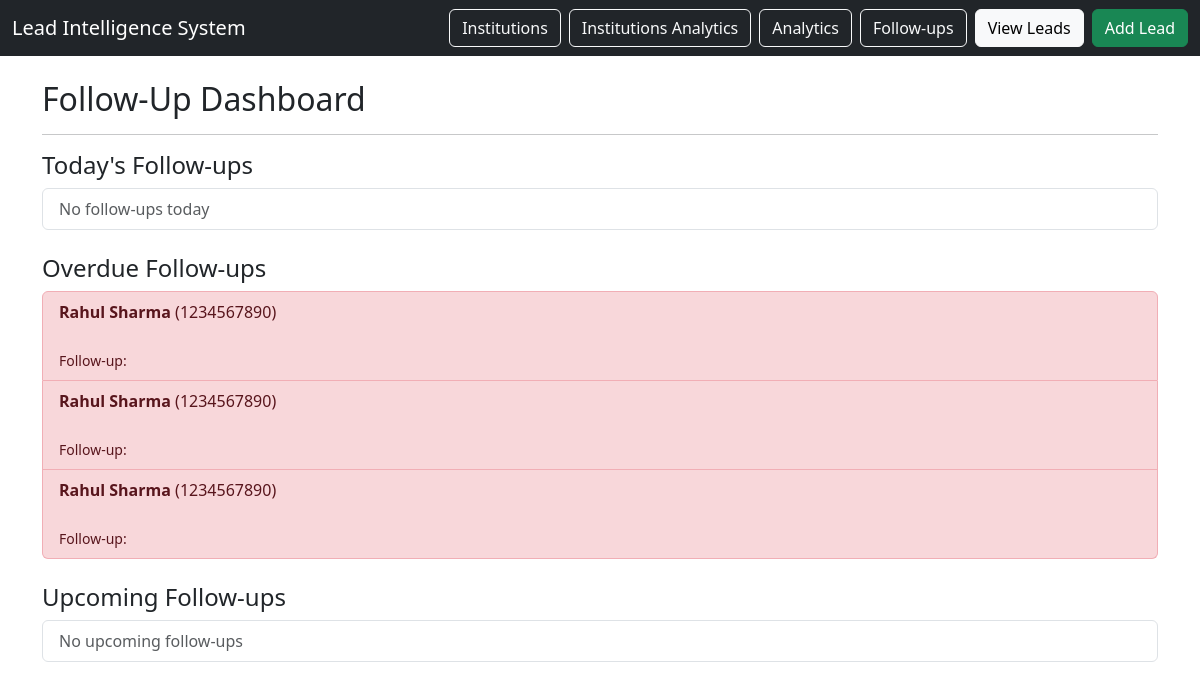
Page /followups on the earlier database version.
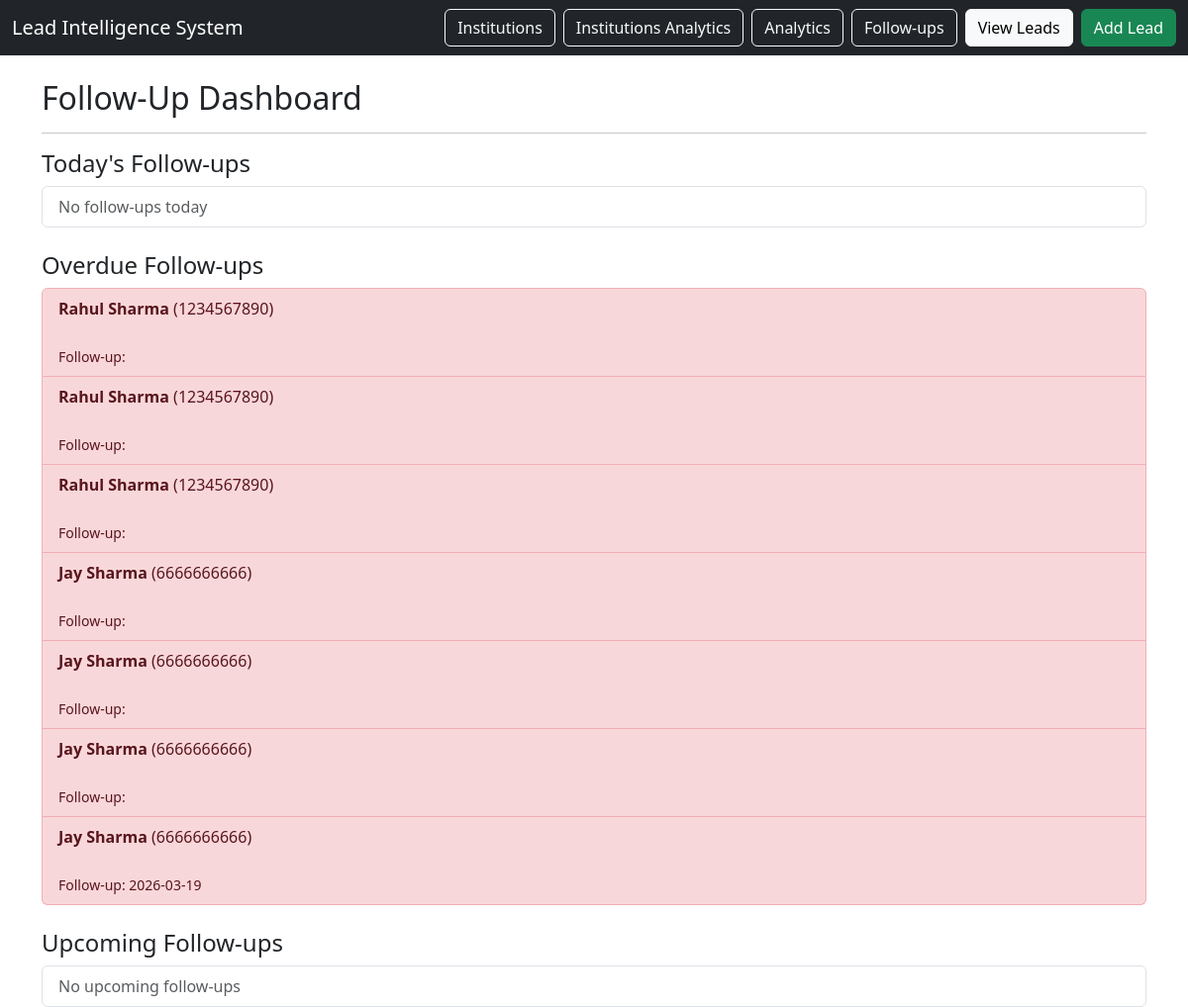
Same page on the later database version.
### tables this page shows
CREATE TABLE interactions (
    interaction_id INTEGER PRIMARY KEY AUTOINCREMENT,
    lead_id INTEGER NOT NULL,
    interaction_type TEXT NOT NULL,
    notes TEXT,
    follow_up_date DATE,
    created_at TIMESTAMP DEFAULT CURRENT_TIMESTAMP,

    FOREIGN KEY (lead_id) REFERENCES leads(lead_id)
);

CREATE TABLE leads (
    lead_id INTEGER PRIMARY KEY AUTOINCREMENT,
    student_name TEXT NOT NULL,
    phone TEXT,
    city TEXT,
    school_id INTEGER,
    coaching_id INTEGER,
    course_interest TEXT,
    lead_source TEXT,
    interest_level TEXT,
    lead_score INTEGER DEFAULT 0,
    status TEXT CHECK(status IN (
        'new',
        'contacted',
        'interested',
        'applied',
        'admitted',
        'lost'
    )) DEFAULT 'new',
    created_at TIMESTAMP DEFAULT CURRENT_TIMESTAMP,
    notes TEXT,

    FOREIGN KEY (school_id) REFERENCES institutions(institution_id),
    FOREIGN KEY (coaching_id) REFERENCES institutions(institution_id)
);

### app.py (the view)
@app.route("/followups")
def followups():
    db = get_db()
    today = db.execute("""
        SELECT l.student_name, l.phone, i.notes, i.follow_up_date
        FROM interactions i
        JOIN leads l ON i.lead_id = l.lead_id
        WHERE i.follow_up_date = DATE('now')
        ORDER BY i.follow_up_date
    """).fetchall()
    overdue = db.execute("""
        SELECT l.student_name, l.phone, i.notes, i.follow_up_date
        FROM interactions i
        JOIN leads l ON i.lead_id = l.lead_id
        WHERE i.follow_up_date < DATE('now')
        ORDER BY i.follow_up_date
    """).fetchall()
    upcoming = db.execute("""
        SELECT l.student_name, l.phone, i.notes, i.follow_up_date
        FROM interactions i
        JOIN leads l ON i.lead_id = l.lead_id
        WHERE i.follow_up_date > DATE('now')
        ORDER BY i.follow_up_date
    """).fetchall()
    return render_template(
        "followups.html",
        today=today,
        overdue=overdue,
        upcoming=upcoming
    )

### database/db_connection.py (called while the page is built)
def get_db():
    conn = sqlite3.connect(DB_NAME)
    conn.row_factory = sqlite3.Row
    return conn

### templates/followups.html
{% extends "base.html" %}
{% block content %}
<h2>Follow-Up Dashboard</h2>
<hr>
<h4>Today's Follow-ups</h4>
<ul class="list-group mb-4">
{% for f in today %}
<li class="list-group-item">
<strong>{{ f.student_name }}</strong> ({{ f.phone }})<br>
{{ f.notes }}<br>
<small>Follow-up: {{ f.follow_up_date }}</small>
</li>
{% else %}
<li class="list-group-item text-muted">
No follow-ups today
</li>
{% endfor %}
</ul>
<h4>Overdue Follow-ups</h4>
<ul class="list-group mb-4">
{% for f in overdue %}
<li class="list-group-item list-group-item-danger">
<strong>{{ f.student_name }}</strong> ({{ f.phone }})<br>
{{ f.notes }}<br>
<small>Follow-up: {{ f.follow_up_date }}</small>
</li>
{% else %}
<li class="list-group-item text-muted">
No overdue follow-ups
</li>
{% endfor %}
</ul>
<h4>Upcoming Follow-ups</h4>
<ul class="list-group">
{% for f in upcoming %}
<li class="list-group-item">
<strong>{{ f.student_name }}</strong> ({{ f.phone }})<br>
{{ f.notes }}<br>
<small>Follow-up: {{ f.follow_up_date }}</small>
</li>
{% else %}
<li class="list-group-item text-muted">
No upcoming follow-ups
</li>
{% endfor %}
</ul>
{% endblock %}

Differences in the rows shown:
added interactions: student_name "Jay Sharma", phone "6666666666"
added interactions: student_name "Jay Sharma", phone "6666666666"
added interactions: student_name "Jay Sharma", phone "6666666666"
added interactions: student_name "Jay Sharma", phone "6666666666", follow_up_date "2026-03-19"
